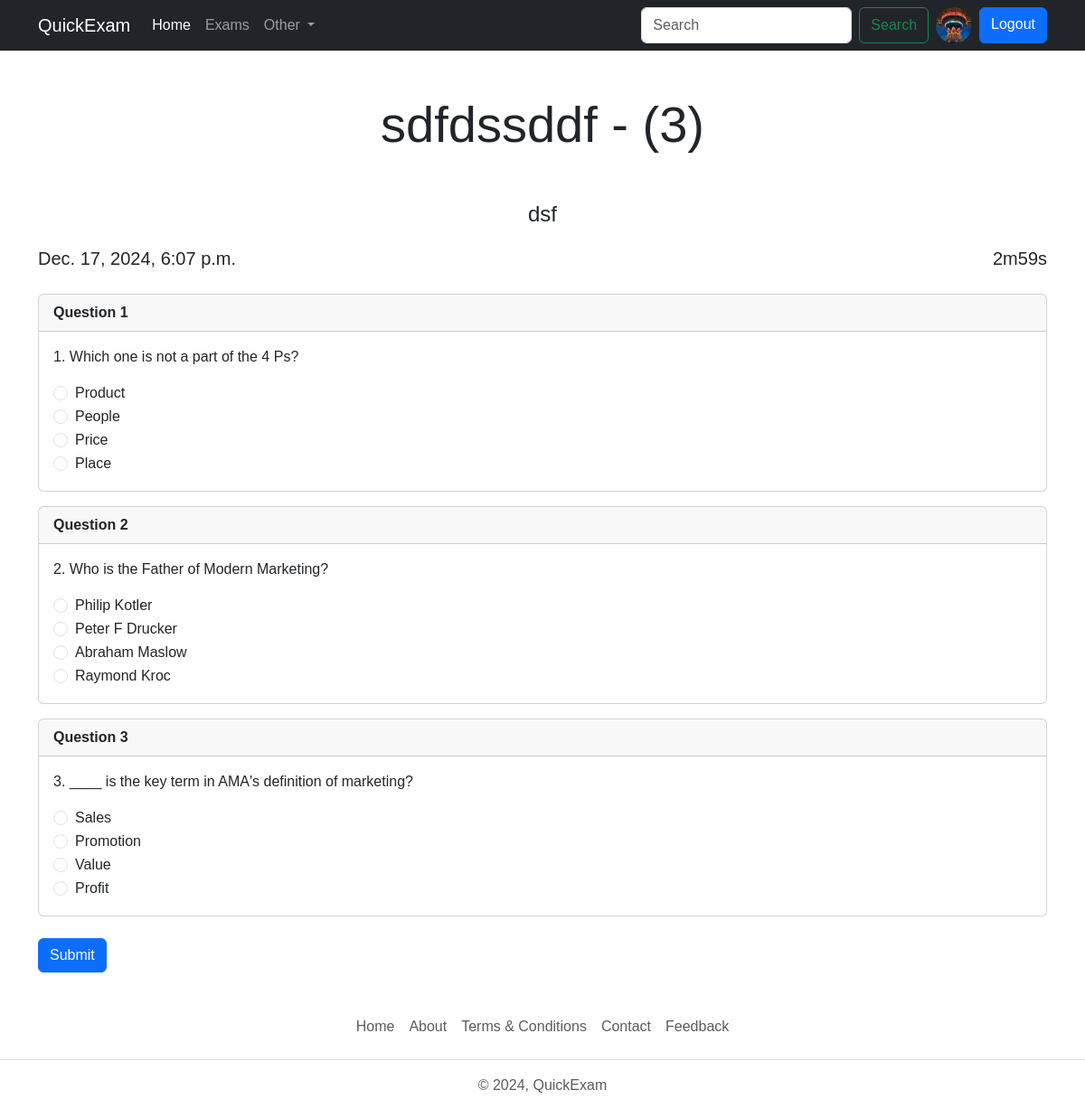
The page /exams/8 (signed in) on the database its author committed.
### account/models.py (models this page shows, shortened)
class Profile(models.Model):
    user = models.OneToOneField(User, on_delete=models.CASCADE, null=True)
    bio = models.TextField(blank = True, null = True)
    profile_img = models.ImageField(upload_to='profile_images', null = True, default='user.png', blank = True, verbose_name='Profile Pic')
    location = models.CharField(max_length=100, blank = True, null = True)
    GENDER = (
        ('Male', 'Male'),
        ('Female', 'Female'),
        ('Other', 'Other'),
    )
    gender =   models.CharField(max_length=10, choices = GENDER, blank = True, null = True)

### exams/models.py (models this page shows, shortened)
class finalExam(models.Model):
    title = models.CharField(max_length=255)
    description = models.TextField()
    category = models.ForeignKey(Category, on_delete=models.CASCADE)
    exam_file = models.FileField(upload_to='exam/')
    created_at = models.DateTimeField(auto_now_add=True)
    updated_at = models.DateTimeField(auto_now=True)
    class Meta:
        verbose_name_plural = 'FinalExams'

class Question(models.Model):
    exam = models.ForeignKey(finalExam, on_delete=models.CASCADE)
    text = models.TextField()

class Choice(models.Model):
    question = models.ForeignKey(Question, on_delete=models.CASCADE)
    text = models.CharField(max_length=255)
    is_correct = models.BooleanField(default=False)

### exams/views.py (the view, shortened to what this page needs)
# urls.py: path('<int:exam_id>', views.exam_view, name='exam'),
@login_required(login_url='login')
def exam_view(request, exam_id):
    user_object = User.objects.get(username = request.user)
    user_profile = Profile.objects.get(user = user_object)
    exam = finalExam.objects.filter(id=exam_id).first()
    total_question = exam.question_set.all().count()
    if exam != None:
        context = {"user_profile":user_profile, "exam":exam}
    else:
        return redirect('all_exam')
    return render(request, 'quiz.html', context)

### templates/quiz.html (shortened to what this page needs)
{% extends "./index.html" %}  {% block content %}
<h1 class="display-4 text-center my-5">
  {{exam.title}} - ({{exam.question_set.all|length}})
</h1>
<p class="fs-4 text-center container">{{exam.description}}</p>
<div class="container">
  <div class="d-flex justify-content-between">
    <span class="fs-5">{{exam.created_at}}</span>
    <span class="fs-5" id="timer">10:00</span>
  </div>
  <div class="questions my-4">
    {% for question in exam.question_set.all %}
    <div class="card mb-3 question">
      <div class="card-header fw-bold">Question {{forloop.counter}}</div>
      <div class="card-body">
        <p class="card-text">{{forloop.counter}}. {{question.text}}</p>
        {% for option in question.choice_set.all %}
        <div class="form-check">
          <label class="form-check-label" for="{{option.id}}">
            <input
              class="form-check-input"
              value="{{option.text}}"
              type="radio"
              name="{{option.question.id}}"
              id="{{option.id}}"
            />
            {{option.text}}
          </label>
        </div>
        {% endfor %}
      </div>
    </div>
    {% endfor %}
  </div>
  <form action="" method="POST" id="exam-form">
    <button type="submit" class="btn btn-primary" id="submit-button">
      Submit
    </button>
  </form>
</div>
{% endblock content %}

### templates/components/navbar.html (shortened to what this page needs)
  <nav class="navbar navbar-expand-lg navbar-dark bg-dark d-none d-lg-block">
    <div class="container">
      <a class="navbar-brand" href=" {% url 'home' %}">QuickExam</a>
      <div class="collapse navbar-collapse" id="navbarSupportedContent">
        <ul class="navbar-nav me-auto mb-2 mb-lg-0">
          <li class="nav-item">
            <a class="nav-link active" aria-current="page" href=" {% url 'home' %}">Home</a>
          </li>
          <li class="nav-item">
            <a class="nav-link" href="{% url 'all_exam' %}">Exams</a>
          </li>
          <li class="nav-item dropdown">
            <a
              class="nav-link dropdown-toggle"
              href="#"
              role="button"
              data-bs-toggle="dropdown"
              aria-expanded="false"
            >
              Other
            </a>
          </li>
        </ul>
        <form class="d-flex" role="search">
          <input
            class="form-control me-2"
            type="search"
            placeholder="Search"
            aria-label="Search"
          />
          <button class="btn btn-outline-success" type="submit">
            Search
          </button>
          {% if request.user.is_authenticated %}
          <a href="{% url 'profile' request.user.username %}" data-bs-toggle="tooltip" data-bs-placement="bottom" data-bs-title="@{{request.user.username}}" class="mx-2">
            <img src="{{user_profile.profile_img.url}}" width="40" class="rounded-circle" height="40" alt="profile_img">
          </a>
          <a href="{% url 'logout' %}" class="btn btn-primary">Logout</a>
          {% else %}
          <a href="{% url 'login' %}" class="btn btn-primary ms-2">Login</a>
          {% endif %}
        </form>
      </div>
    </div>
  </nav>

### static/css/style.css (style rules this page uses)
* { font-family: Arial, Helvetica, sans-serif !important; }

### rows shown on the page
Profile: profile_img (picture)
finalExam: title "sdfdssddf", question_set.all|length "3", description "dsf", created_at "Dec. 17, 2024, 6:07 p.m."
Question: text "Which one is not a part of the 4 Ps?"
Choice: text "Product"
Choice: text "People"
Choice: text "Price"
Choice: text "Place"
Question: text "Who is the Father of Modern Marketing?"
Choice: text "Philip Kotler"
Choice: text "Peter F Drucker"
Choice: text "Abraham Maslow"
Choice: text "Raymond Kroc"
Question: text "____ is the key term in AMA's definition of marketing?"
Choice: text "Sales"
Choice: text "Promotion"
Choice: text "Value"
Choice: text "Profit"
